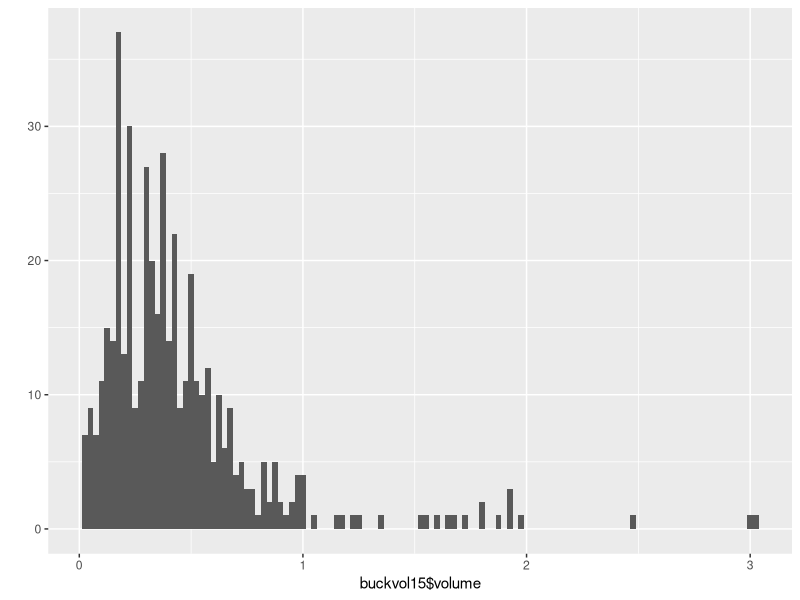
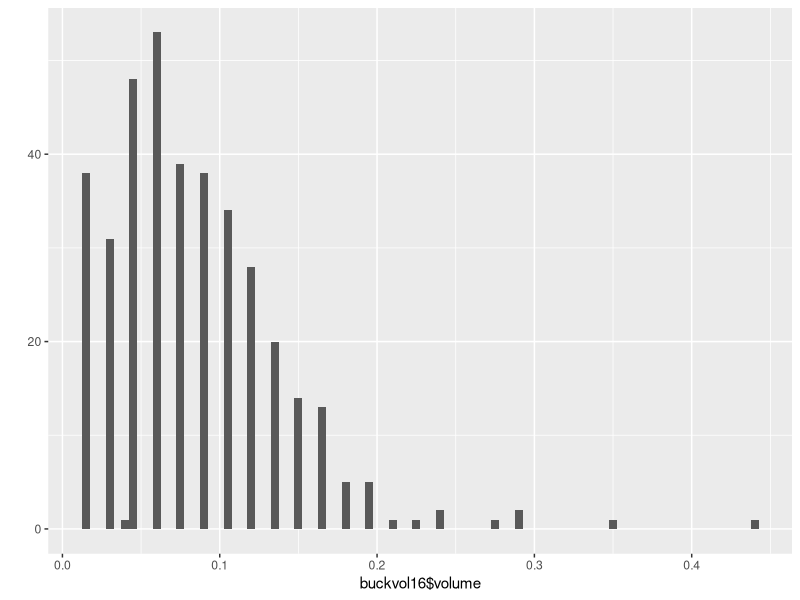
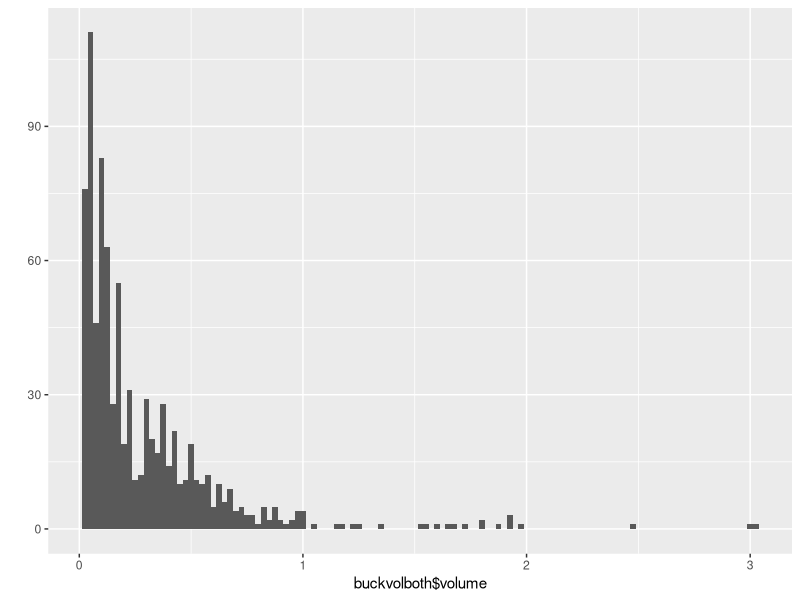
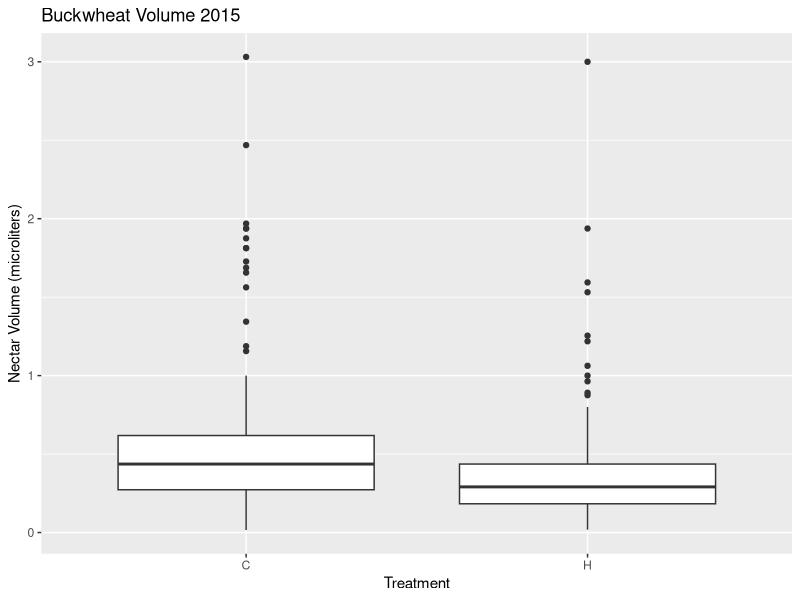
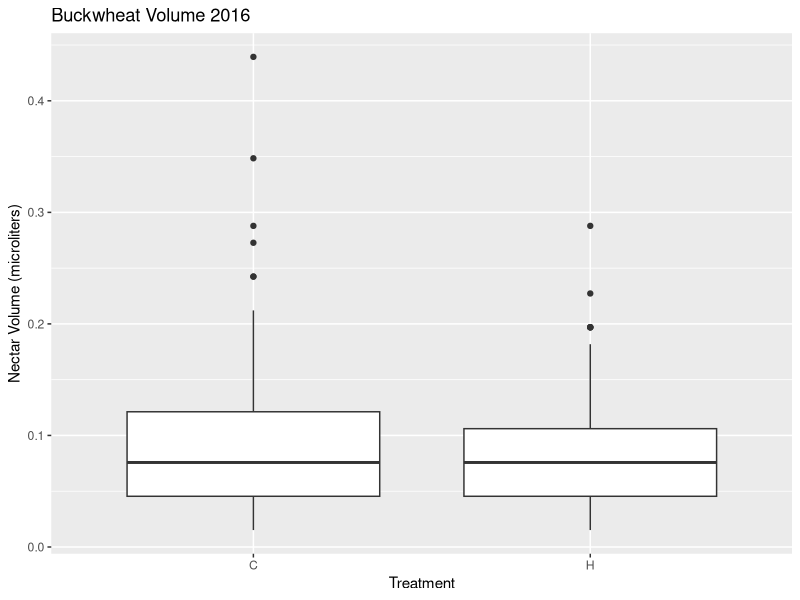
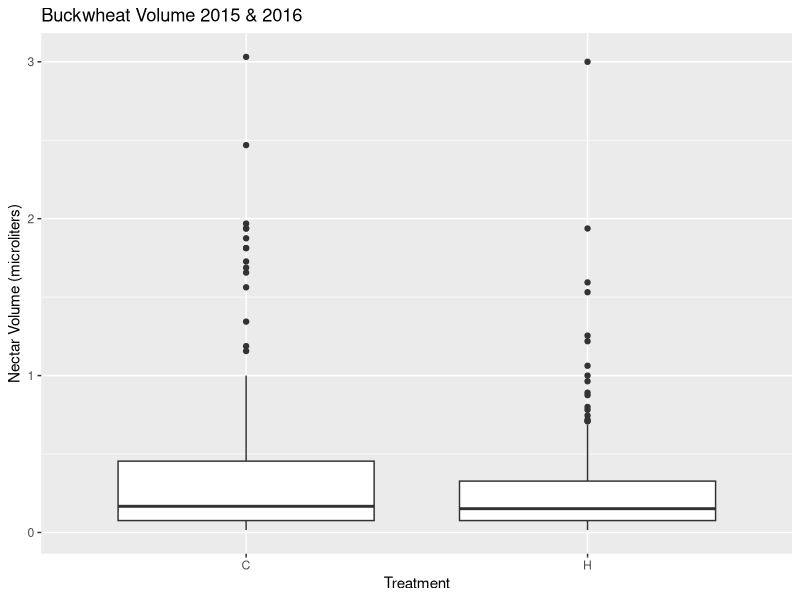
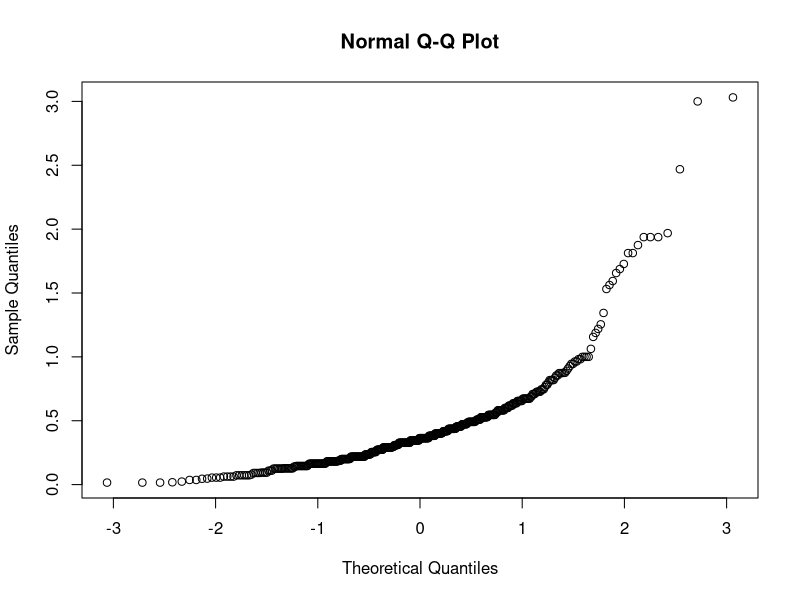
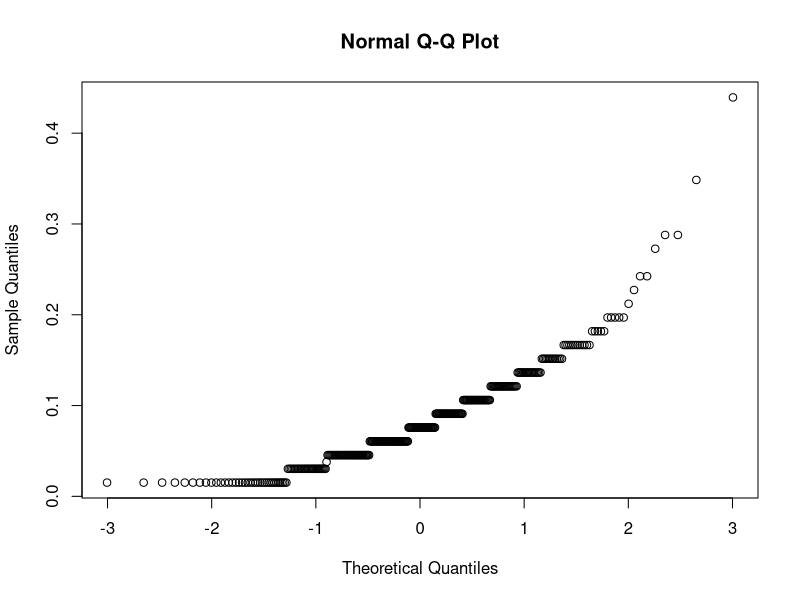

Generate these figures, in order, with R:
library(ggplot2)
library(dplyr)

#setwd("D:/Iowa State University/Debinski Lab/Nectar data/MAL") only need this to knit

buckvol15 <- read.csv("nectar analysis/data files/buckvol15.csv", header = T)
buckvol16 <- read.csv("nectar analysis/data files/buckvol16.csv", header = T)
buckvolboth <- rbind(buckvol15,buckvol16)

#Data summaries

summary(buckvol15)
summary(buckvol16)
summary(buckvolboth)

summarize(group_by(buckvol15, treatment), meanVol = mean(volume), sdVolume = sd(volume))
summarize(group_by(buckvol16, treatment), meanVol = mean(volume), sdVolume = sd(volume))
summarize(group_by(buckvolboth, treatment), meanVol = mean(volume), sdVolume = sd(volume))

qplot(buckvol15$volume, binwidth = .025)
qplot(buckvol16$volume, binwidth = .005)
qplot(buckvolboth$volume, binwidth = .025)

ggplot(buckvol15, aes(x=treatment, y=volume)) + geom_boxplot() +
  xlab("Treatment") +
  ylab("Nectar Volume (microliters)") + ggtitle("Buckwheat Volume 2015")

ggplot(buckvol16, aes(x=treatment, y=volume)) + geom_boxplot() +
  xlab("Treatment") +
  ylab("Nectar Volume (microliters)") + ggtitle("Buckwheat Volume 2016")

ggplot(buckvolboth, aes(x=treatment, y=volume)) + geom_boxplot() +
  xlab("Treatment") +
  ylab("Nectar Volume (microliters)") + ggtitle("Buckwheat Volume 2015 & 2016")

# Homoscedastic?

var15C <- sd(buckvol15$volume[buckvol15$treatment=="C"])^2
var15H <- sd(buckvol15$volume[buckvol15$treatment=="H"])^2
ratio15 <- var15C/var15H
ratio15

var16C <- sd(buckvol16$volume[buckvol16$treatment=="C"])^2
var16H <- sd(buckvol16$volume[buckvol16$treatment=="H"])^2
ratio16 <- var16C/var16H
ratio16

varbothC <- sd(buckvolboth$volume[buckvolboth$treatment=="C"])^2
varbothH <- sd(buckvolboth$volume[buckvolboth$treatment=="H"])^2
ratioboth <- varbothC/varbothH
ratioboth

# Q-Q plots

qqnorm(buckvol15$volume)
qqnorm(buckvol16$volume)
qqnorm(buckvolboth$volume)

